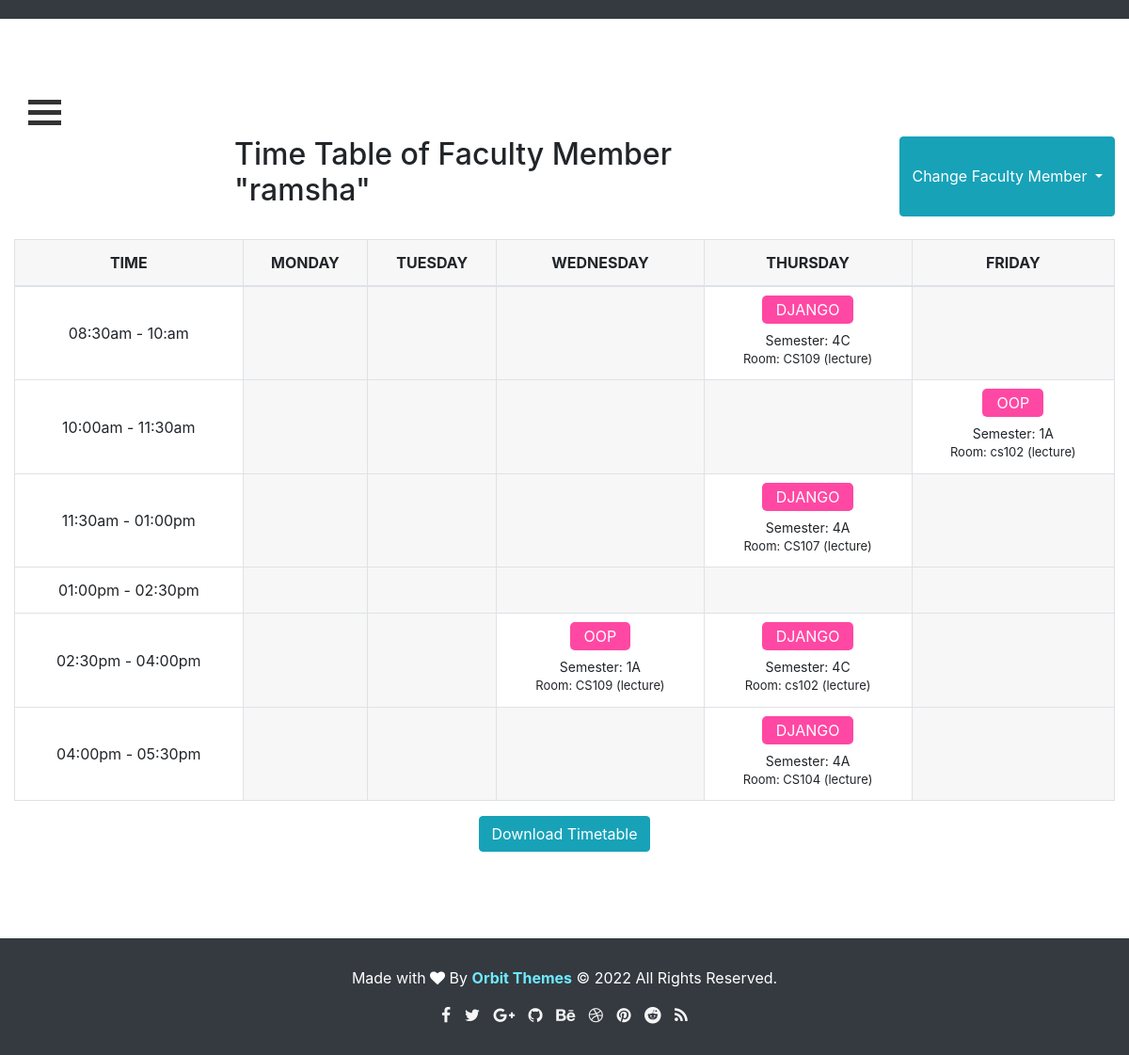
Page /facultyadmin/ramsha/ on the committed database.
### timetable/models.py (models this page shows)
class Schedule(models.Model):
    teacher = models.CharField(max_length=100)
    subject = models.CharField(max_length=100)
    room = models.CharField(max_length=100)
    time_slot = models.CharField(max_length=50)
    duration = models.CharField(max_length=50)
    day = models.CharField(max_length=10)
    type = models.CharField(max_length=10)
    semester = models.IntegerField()
    section = models.CharField(max_length=1)
    def __str__(self):
        return 'Subject: '+self.subject+' ('+self.type+')'+', Teacher: '+self.teacher+', Semester: '+str(self.semester)+', Section: '+self.section+', Room: '+self.room+', Day: '+self.day+', Time: '+str(self.time_slot)+', Duration: '+self.duration

### timetable/views.py (the view)
def facultytimetableadmin(request, teacher):
    context = facultytimetable_dataadmin(teacher)
    return render(request, 'facultyadmin.html', context)

### timetable/templates/facultyadmin.html (shortened to what this page needs)
{% extends "index.html" %} {% load static %} {% load crispy_forms_tags %} {% block content %}
<div style="display:flex;margin-left:20%">
    <h2>
        Time Table of Faculty Member "{{ teacher }}"
    </h2>
    <div class="btn-group" style="margin-left: 100px;">
        <button type="button" class="btn btn-info dropdown-toggle" data-toggle="dropdown" aria-haspopup="true" aria-expanded="false">
      Change Faculty Member
    </button>
  </div>
</div>
<div class="timetable-img text-center">
</div>
<div class="table-responsive">
  <table class="table table-bordered text-center">
    <thead>
      <tr class="bg-light-gray">
        <th class="text-uppercase">Time</th>
        <th class="text-uppercase">Monday</th>
        <th class="text-uppercase">Tuesday</th>
        <th class="text-uppercase">Wednesday</th>
        <th class="text-uppercase">Thursday</th>
        <th class="text-uppercase">Friday</th>
      </tr>
    </thead>
    <tbody>
      <tr>
        <td class="align-middle">08:30am - 10:am</td>
        {% for time in table.0 %} {% if time != "" %}
        <td>
          <span
            class="bg-pink padding-5px-tb padding-15px-lr border-radius-5 margin-10px-bottom text-white font-size16 xs-font-size13"
            >{{time.0}}</span
          >
          <div class="margin-10px-top font-size14">Semester: {{time.1}}</div>
          <div class="font-size13 text-gray">
            Room: {{time.3}} ({{time.2}})
          </div>
        </td>
        {% else %}
        <td class="bg-light-gray"></td>
        {% endif %} {% endfor %}
      </tr>
      <tr>
        <td class="align-middle">10:00am - 11:30am</td>
        {% for time in table.1 %} {% if time != "" %}
        <td>
          <span
            class="bg-pink padding-5px-tb padding-15px-lr border-radius-5 margin-10px-bottom text-white font-size16 xs-font-size13"
            >{{time.0}}</span
          >
          <div class="margin-10px-top font-size14">Semester: {{time.1}}</div>
          <div class="font-size13 text-gray">
            Room: {{time.3}} ({{time.2}})
          </div>
        </td>
        {% else %}
        <td class="bg-light-gray"></td>
        {% endif %} {% endfor %}
      </tr>
      <tr>
        <td class="align-middle">11:30am - 01:00pm</td>
        {% for time in table.2 %} {% if time != "" %}
        <td>
          <span
            class="bg-pink padding-5px-tb padding-15px-lr border-radius-5 margin-10px-bottom text-white font-size16 xs-font-size13"
            >{{time.0}}</span
          >
          <div class="margin-10px-top font-size14">Semester: {{time.1}}</div>
          <div class="font-size13 text-gray">
            Room: {{time.3}} ({{time.2}})
          </div>
        </td>
        {% else %}
        <td class="bg-light-gray"></td>
        {% endif %} {% endfor %}
      </tr>
      <tr>
        <td class="align-middle">01:00pm - 02:30pm</td>
        {% for time in table.3 %} {% if time != "" %}
        <td>
          <span
            class="bg-pink padding-5px-tb padding-15px-lr border-radius-5 margin-10px-bottom text-white font-size16 xs-font-size13"
            >{{time.0}}</span
          >
          <div class="margin-10px-top font-size14">Semester: {{time.1}}</div>
          <div class="font-size13 text-gray">
            Room: {{time.3}} ({{time.2}})
          </div>
        </td>
        {% else %}
        <td class="bg-light-gray"></td>
        {% endif %} {% endfor %}
      </tr>
      <tr>
        <td class="align-middle">02:30pm - 04:00pm</td>
        {% for time in table.4 %} {% if time != "" %}
        <td>
          <span
            class="bg-pink padding-5px-tb padding-15px-lr border-radius-5 margin-10px-bottom text-white font-size16 xs-font-size13"
            >{{time.0}}</span
          >
          <div class="margin-10px-top font-size14">Semester: {{time.1}}</div>
          <div class="font-size13 text-gray">
            Room: {{time.3}} ({{time.2}})
          </div>
        </td>
        {% else %}
        <td class="bg-light-gray"></td>
        {% endif %} {% endfor %}
      </tr>
      <tr>
        <td class="align-middle">04:00pm - 05:30pm</td>
        {% for time in table.5 %} {% if time != "" %}
        <td>
          <span
            class="bg-pink padding-5px-tb padding-15px-lr border-radius-5 margin-10px-bottom text-white font-size16 xs-font-size13"
            >{{time.0}}</span
          >
          <div class="margin-10px-top font-size14">Semester: {{time.1}}</div>
          <div class="font-size13 text-gray">
            Room: {{time.3}} ({{time.2}})
          </div>
        </td>
        {% else %}
        <td class="bg-light-gray"></td>
        {% endif %} {% endfor %}
      </tr>
    </tbody>
  </table>
</div>
<div class="card-title text-center">
  <a  class="btn btn-info"  href="{% url 'faculty_pdf_download' teacher %}">Download Timetable</a>
</div>
{% endblock content %}

### timetable/templates/facultyadmin.html (style rules this page uses)
body { margin-top: 20px; }
.bg-light-gray { background-color: #f7f7f7; }
.table-bordered thead td, .table-bordered thead th { border-bottom-width: 2px; }
.table thead th { vertical-align: bottom; border-bottom: 2px solid #dee2e6; }
.table-bordered td, .table-bordered th { border: 1px solid #dee2e6; }
.bg-pink { background-color: #ff48a4; }
.padding-15px-lr { padding-left: 15px; padding-right: 15px; }
.padding-5px-tb { padding-top: 5px; padding-bottom: 5px; }
.margin-10px-bottom { margin-bottom: 10px; }
.border-radius-5 { border-radius: 5px; }
.margin-10px-top { margin-top: 10px; }
.font-size14 { font-size: 14px; }
.font-size13 { font-size: 13px; }
.table td, .table th { padding: 0.75rem; vertical-align: top; border-top: 1px solid #dee2e6; }

### rows in the picture
Schedule: subject "DJANGO", room "CS109", type "lecture"
Schedule: subject "OOP", room "cs102", type "lecture"
Schedule: subject "DJANGO", room "CS107", type "lecture"
Schedule: subject "OOP", room "CS109", type "lecture"
Schedule: subject "DJANGO", room "cs102", type "lecture"
Schedule: subject "DJANGO", room "CS104", type "lecture"

### other values in the picture
{{ teacher }} "ramsha"
{{ time.1 }} "4C"
{{ time.1 }} "1A"
{{ time.1 }} "4A"
{{ time.1 }} "1A" "4C"
